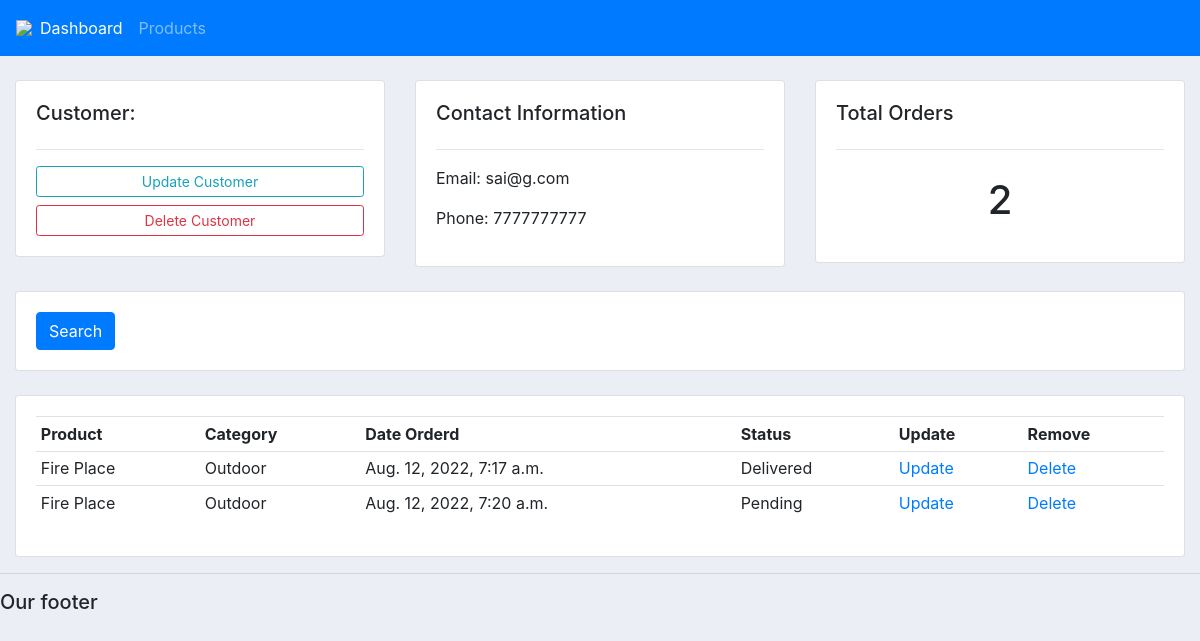
Before: /customers/3 with the older database file.
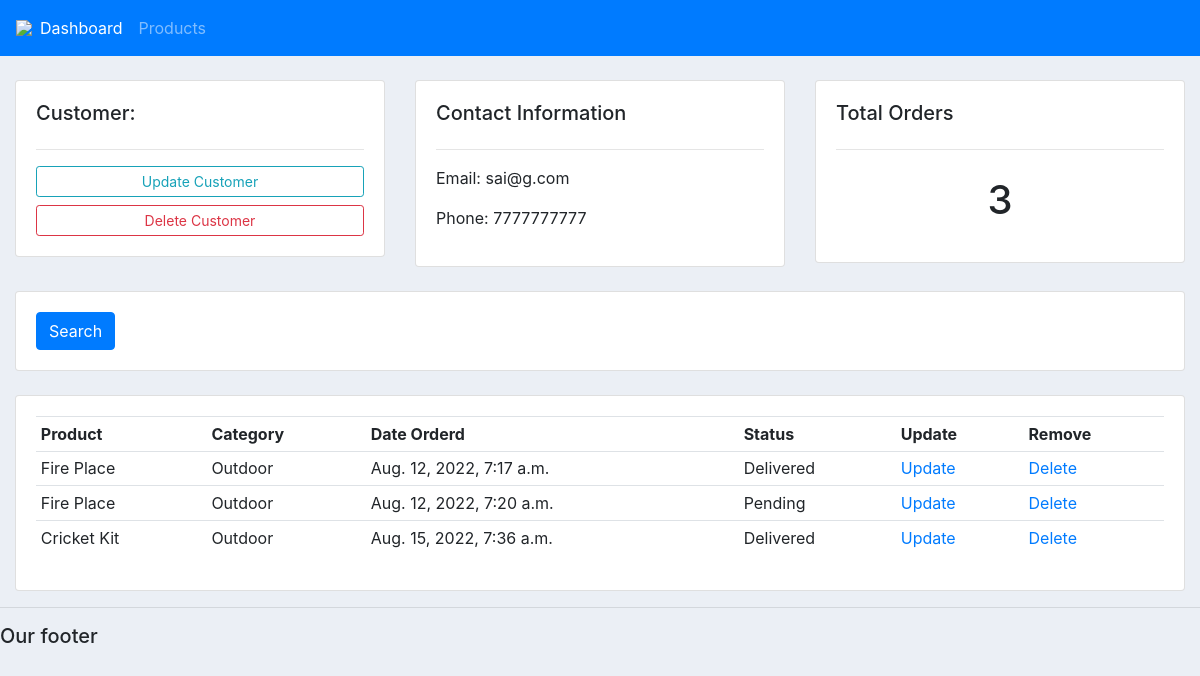
After: the same page with the newer database file.
### accounts/models.py (models this page shows, shortened)
class order(models.Model):
    STATUS=(('Pending', 'Pending'),('Delivered', 'Delivered'),('Out For Delivery','Out For Delivery'))
    Customer=models.ForeignKey(Customer, null=True, on_delete=models.SET_NULL)
    Product=models.ForeignKey(product, null=True, on_delete=models.SET_NULL)
    date_created=models.DateTimeField(auto_now_add=True,  null=True)
    status=models.CharField(max_length=250, null=True, choices=STATUS)

class product(models.Model):
    CATEGORY=(('Indoor', 'Indoor'), ('Outdoor','OutDoor'))
    name=models.CharField(max_length=250, null=True)
    price=models.FloatField(null=True)
    category=models.CharField(max_length=250, null=True, choices=CATEGORY)
    description=models.CharField(max_length=250, null=True, blank=True)
    date_created=models.DateTimeField(auto_now_add=True, null=True)
    Tag=models.ManyToManyField(tag)
    def __str__(self) -> str:
        return self.name

### accounts/views.py (the view)
# urls.py: path('customers/<str:pk_test>', views.customer, name='customer'),
def customer(request, pk_test):
    customer=Customer.objects.get(id=pk_test)
    orders=customer.order_set.all()
    order_count=orders.count()
    context={'customer':customer, 'orders':orders, 'order_count':order_count}
    return render(request, 'accounts/customer.html', context)

### accounts/templates/accounts/customer.html (shortened to what this page needs)
{%  extends 'accounts/main.html' %}
{% block content %}
	<br>
<div class="row">
	<div class="col-md">
		<div class="card card-body">
			<h5>Customer:</h5>
			<hr>
			<a class="btn btn-outline-info  btn-sm btn-block" href="">Update Customer</a>
			<a class="btn btn-outline-danger  btn-sm btn-block" href="">Delete Customer</a>
		</div>
	</div>
	<div class="col-md">
		<div class="card card-body">
			<h5>Contact Information</h5>
			<hr>
			<p>Email:  {{ customer.email }} </p>
			<p>Phone: {{customer.phone }} </p>
		</div>
	</div>
	<div class="col-md">
		<div class="card card-body">
			<h5>Total Orders</h5>
			<hr>
			<h1 style="text-align: center;padding: 10px">{{order_count}}</h1>
		</div>
	</div>
</div>
<br>
<div class="row">
	<div class="col">
		<div class="card card-body">
			<form method="get">
		    <button class="btn btn-primary" type="submit">Search</button>
		  </form>
		</div>
	</div>
</div>
<br>
<div class="row">
	<div class="col-md">
		<div class="card card-body">
			<table class="table table-sm">
				<tr>
					<th>Product</th>
					<th>Category</th>
					<th>Date Orderd</th>
					<th>Status</th>
					<th>Update</th>
					<th>Remove</th>
				</tr>
				{% for i in orders %}
				<tr>
					<td>{{ i.Product }}</td>
					<td>{{ i.Product.category }}</td>
					<td>{{ i.date_created }}</td>
					<td>{{ i.status }}</td>
					<td><a href='{% url 'updateorder' i.id  %}'>Update</a></td>
					<td><a href='{% url 'delete' i.id %}'>Delete</a></td>
					</tr>
					{% endfor %}
			</table>
		</div>
	</div>
</div>
{% endblock %}

Changed rows visible on the page:
added order: Product "Cricket Kit", Product.category "Outdoor", date_created "Aug. 15, 2022, 7:36 a.m.", status "Delivered"
Other visible differences:
{{ order_count }}: "2" → "3"
